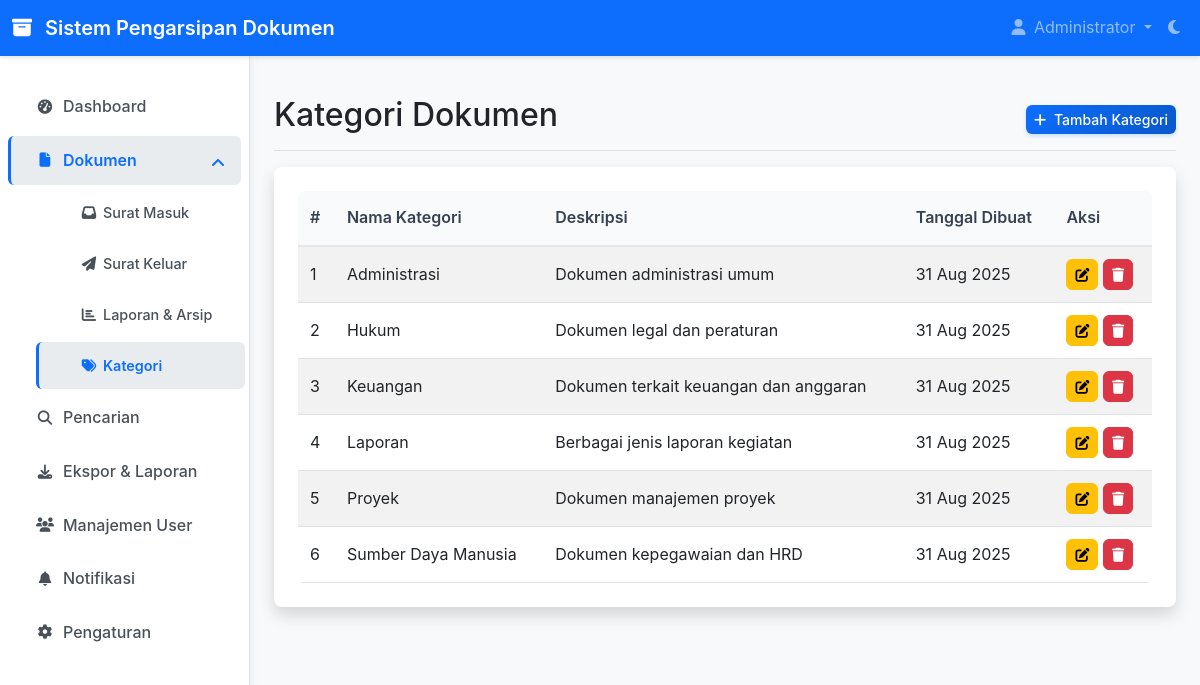
Page /views/documents/categories.php (signed in) on the committed database.
### tables this page shows
CREATE TABLE `categories` (
  `id` int(11) NOT NULL,
  `name` varchar(100) NOT NULL,
  `description` text DEFAULT NULL,
  `created_at` timestamp NOT NULL DEFAULT current_timestamp(),
  `updated_at` timestamp NOT NULL DEFAULT current_timestamp() ON UPDATE current_timestamp()
);

### config/config.php (called while the page is built, shortened)
<?php
spl_autoload_register(function ($class_name) {
    $directories = [
        __DIR__ . '/../models/',
        __DIR__ . '/../controllers/'
    ];
    foreach ($directories as $directory) {
        $file = $directory . $class_name . '.php';
        if (file_exists($file)) {
            return true;
        }
    }
    return false;
});

### models/Category.php (called while the page is built, shortened)
<?php
class Category {
    private $conn;
    private $table_name = "categories";
    public function __construct($db) {
        $this->conn = $db;
    }
    public function read() {
        $query = "SELECT * FROM {$this->table_name} ORDER BY name ASC";
        $stmt = $this->conn->prepare($query);
        $stmt->execute();
        return $stmt;
    }
}
?>

### views/documents/categories.php (the view, shortened to what this page needs)
<?php
require_once __DIR__ . '/../../config/config.php';
$database = new Database();
$db = $database->getConnection();
$category = new Category($db);
$categories = $category->read();
require_once __DIR__ . '/../partials/header.php';
?>
<div class="d-flex justify-content-between flex-wrap flex-md-nowrap align-items-center pt-3 pb-2 mb-3 border-bottom">
    <h1 class="h2">Kategori Dokumen</h1>
    <div class="btn-toolbar mb-2 mb-md-0">
        <button class="btn btn-sm btn-primary" data-bs-toggle="modal" data-bs-target="#addCategoryModal">
            <i class="fas fa-plus me-1"></i> Tambah Kategori
        </button>
    </div>
</div>
<div class="card">
    <div class="card-body">
        <div class="table-responsive">
            <table class="table table-striped table-hover">
                <thead>
                    <tr>
                        <th>#</th>
                        <th>Nama Kategori</th>
                        <th>Deskripsi</th>
                        <th>Tanggal Dibuat</th>
                        <th>Aksi</th>
                    </tr>
                </thead>
                <tbody>
                    <?php $i = 1; while ($cat = $categories->fetch(PDO::FETCH_ASSOC)): ?>
                    <tr>
                        <td><?php echo $i++; ?></td>
                        <td><?php echo htmlspecialchars($cat['name']); ?></td>
                        <td><?php echo htmlspecialchars($cat['description']) ?: '-'; ?></td>
                        <td><?php echo date('d M Y', strtotime($cat['created_at'])); ?></td>
                        <td>
                            <button class="btn btn-sm btn-warning" data-bs-toggle="modal" data-bs-target="#editCategoryModal"
                                data-id="<?php echo $cat['id']; ?>"
                                data-name="<?php echo htmlspecialchars($cat['name']); ?>"
                                data-description="<?php echo htmlspecialchars($cat['description']); ?>">
                                <i class="fas fa-edit"></i>
                            </button>
                            <a href="categories.php?delete=<?php echo $cat['id']; ?>" class="btn btn-sm btn-danger"
                               onclick="return confirm('Hapus kategori ini? Dokumen yang terkait akan kehilangan kategori.')">
                                <i class="fas fa-trash"></i>
                            </a>
                        </td>
                    </tr>
                    <?php endwhile; ?>
                </tbody>
            </table>
        </div>
    </div>
</div>
<?php
require_once __DIR__ . '/../partials/footer.php';
?>

### assets/css/style.css (style rules this page uses)
* { margin: 0; padding: 0; box-sizing: border-box; }
body { font-family: -apple-system, BlinkMacSystemFont, 'Segoe UI', Roboto, 'Helvetica Neue', Arial, sans-serif; background-color: #f8f9fa; line-height: 1.6; overflow-x: hidden; min-height: 100vh; }
.app-container { display: flex; flex-direction: column; min-height: 100vh; }
.card { border: 1px solid #e3e6f0; border-radius: 0.5rem; margin-bottom: 1.5rem; box-shadow: 0 0.15rem 1.75rem 0 rgba(58, 59, 69, 0.1); background: #ffffff; overflow: hidden; }
.card-body { padding: 1.5rem; }
.table-responsive { overflow-x: auto; -webkit-overflow-scrolling: touch; border-radius: 0.375rem; }
.table { width: 100%; margin-bottom: 0; color: #374151; background: #ffffff; }
.table th { background-color: #f9fafb; border-top: none; font-weight: 600; color: #374151; padding: 0.875rem 0.75rem; border-bottom: 2px solid #e5e7eb; }
.table td { padding: 0.75rem; vertical-align: middle; border-top: 1px solid #e5e7eb; }
.table-striped tbody tr:nth-of-type(odd) { background-color: #f9fafb; }
.btn { border-radius: 0.375rem; font-weight: 500; padding: 0.5rem 1rem; transition: all 0.2s ease; }
.btn-sm { padding: 0.25rem 0.5rem; font-size: 0.875rem; }
.btn-primary { background: linear-gradient(135deg, #0d6efd 0%, #0a58ca 100%); border: none; box-shadow: 0 2px 4px rgba(13, 110, 253, 0.2); }
.card { border: none; box-shadow: 0 0.5rem 1rem rgba(0, 0, 0, 0.15); transition: all 0.3s ease; }

### rows in the picture
categories: name "Administrasi", description "Dokumen administrasi umum", created_at "31 Aug 2025"
categories: name "Hukum", description "Dokumen legal dan peraturan", created_at "31 Aug 2025"
categories: name "Keuangan", description "Dokumen terkait keuangan dan anggaran", created_at "31 Aug 2025"
categories: name "Laporan", description "Berbagai jenis laporan kegiatan", created_at "31 Aug 2025"
categories: name "Proyek", description "Dokumen manajemen proyek", created_at "31 Aug 2025"
categories: name "Sumber Daya Manusia", description "Dokumen kepegawaian dan HRD", created_at "31 Aug 2025"

### other values in the picture
SITE_NAME "Sistem Pengarsipan Dokumen"
$_SESSION['full_name'] "Administrator"
